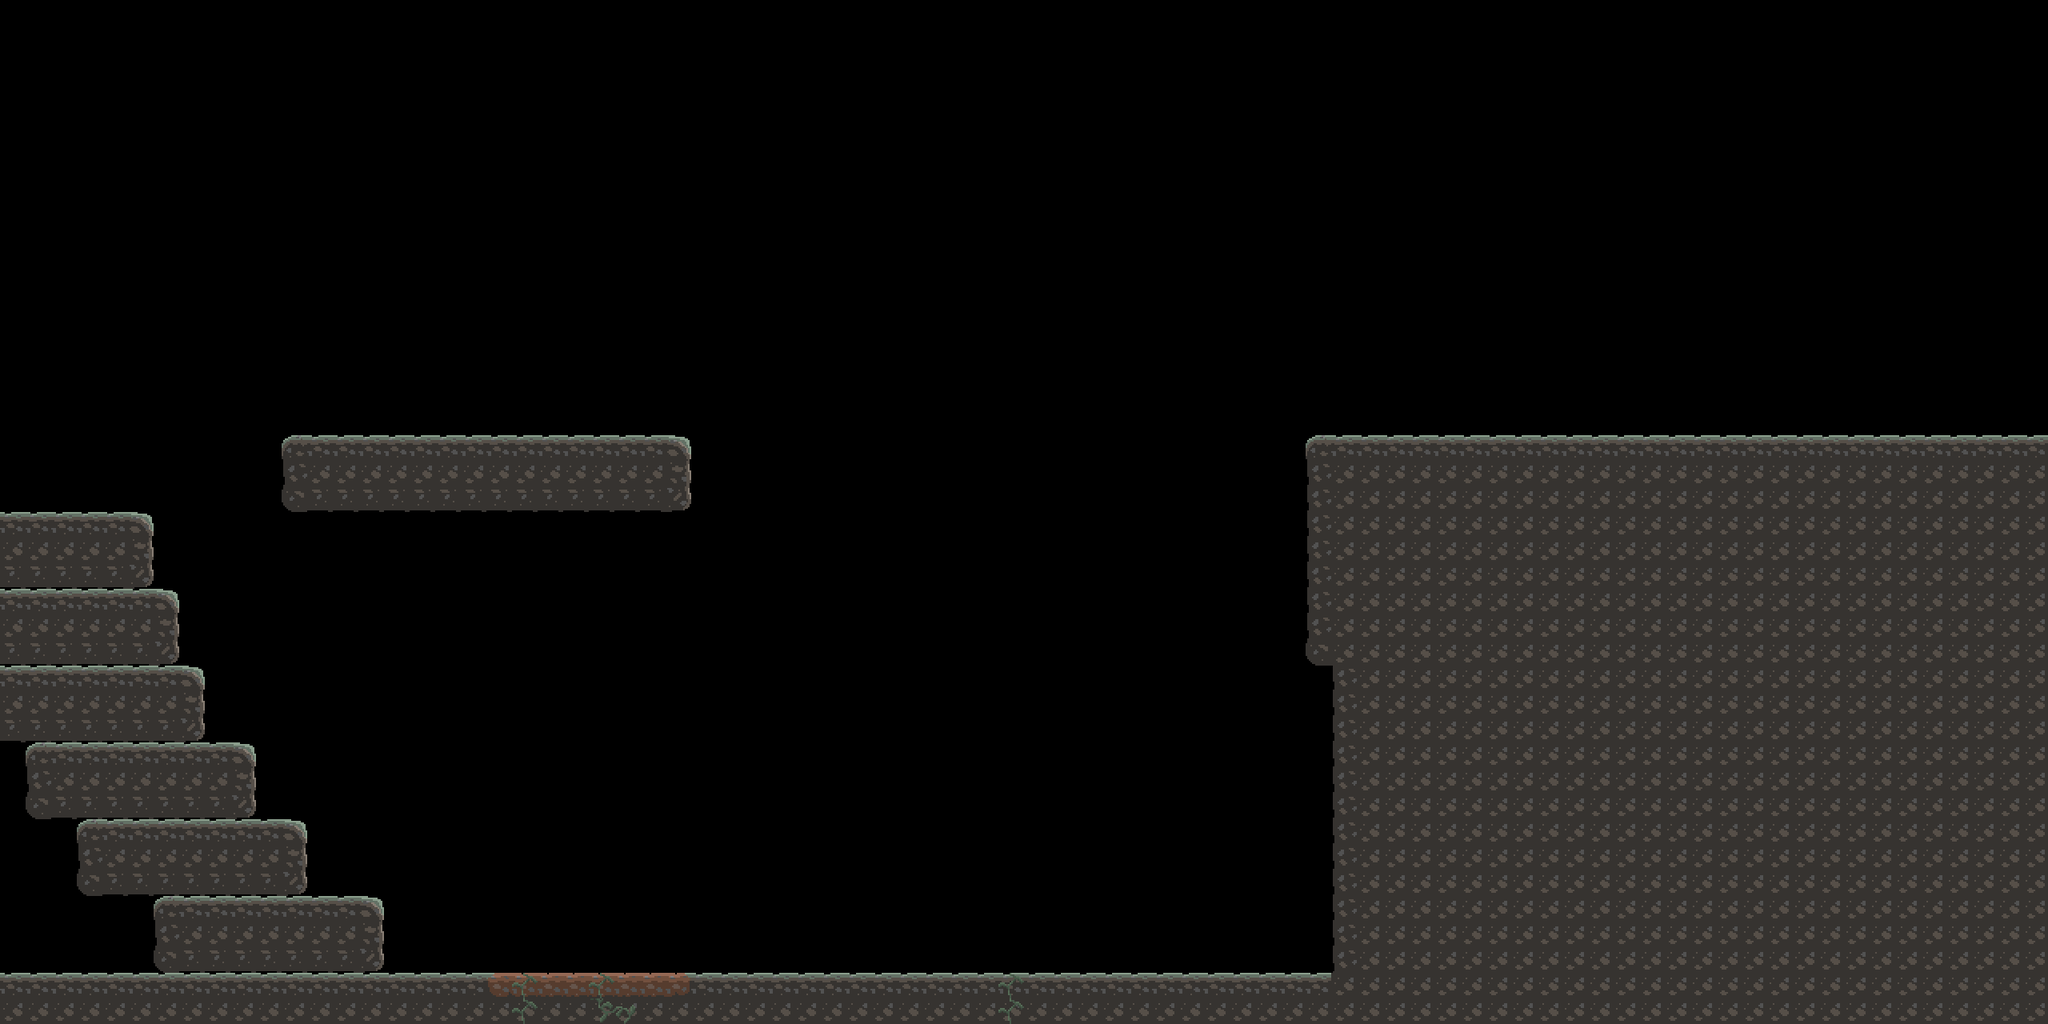

Tiled map render using the project's own tile images. Description and the map definition, with tile-layer contents summarised, below:
An orthogonal 80x40 tile map with 32x32 px tiles, 2 tile layers (Tile Layer 1, Overlay).

<map version="1.0.0" orientation="orthogonal" renderorder="right-down" width="80" height="40" tilewidth="32" tileheight="32" nextobjectid="5">
 <tileset firstgid="1" source="../../Tilesets/tiles_16x2.tsx" />
 <layer name="Tile Layer 1" width="80" height="40">
  <data>[3200 cells, 949 non-empty, 12 distinct tile ids]</data>
 </layer>
 <objectgroup name="Object Layer 1" />
 <layer name="Overlay" width="80" height="40">
  <data>[3200 cells, 7 non-empty, 3 distinct tile ids]</data>
 </layer>
</map>
